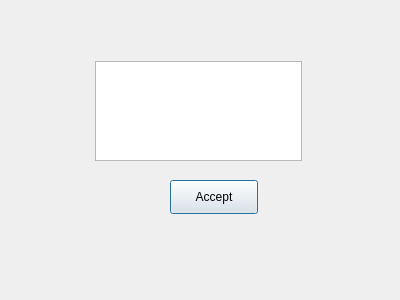
<?xml version="1.0" encoding="UTF-8"?>
<ui version="4.0">
 <class>NewProjectDialog</class>
 <widget class="QDialog" name="NewProjectDialog">
  <property name="geometry">
   <rect>
    <x>0</x>
    <y>0</y>
    <width>400</width>
    <height>300</height>
   </rect>
  </property>
  <property name="windowTitle">
   <string>Nowe Płótno</string>
  </property>
  <widget class="QPushButton" name="pushButton">
   <property name="geometry">
    <rect>
     <x>170</x>
     <y>180</y>
     <width>88</width>
     <height>34</height>
    </rect>
   </property>
   <property name="text">
    <string>Accept</string>
   </property>
  </widget>
  <widget class="QTextEdit" name="textEdit">
   <property name="geometry">
    <rect>
     <x>95</x>
     <y>61</y>
     <width>207</width>
     <height>100</height>
    </rect>
   </property>
  </widget>
 </widget>
 <resources/>
 <connections/>
</ui>
